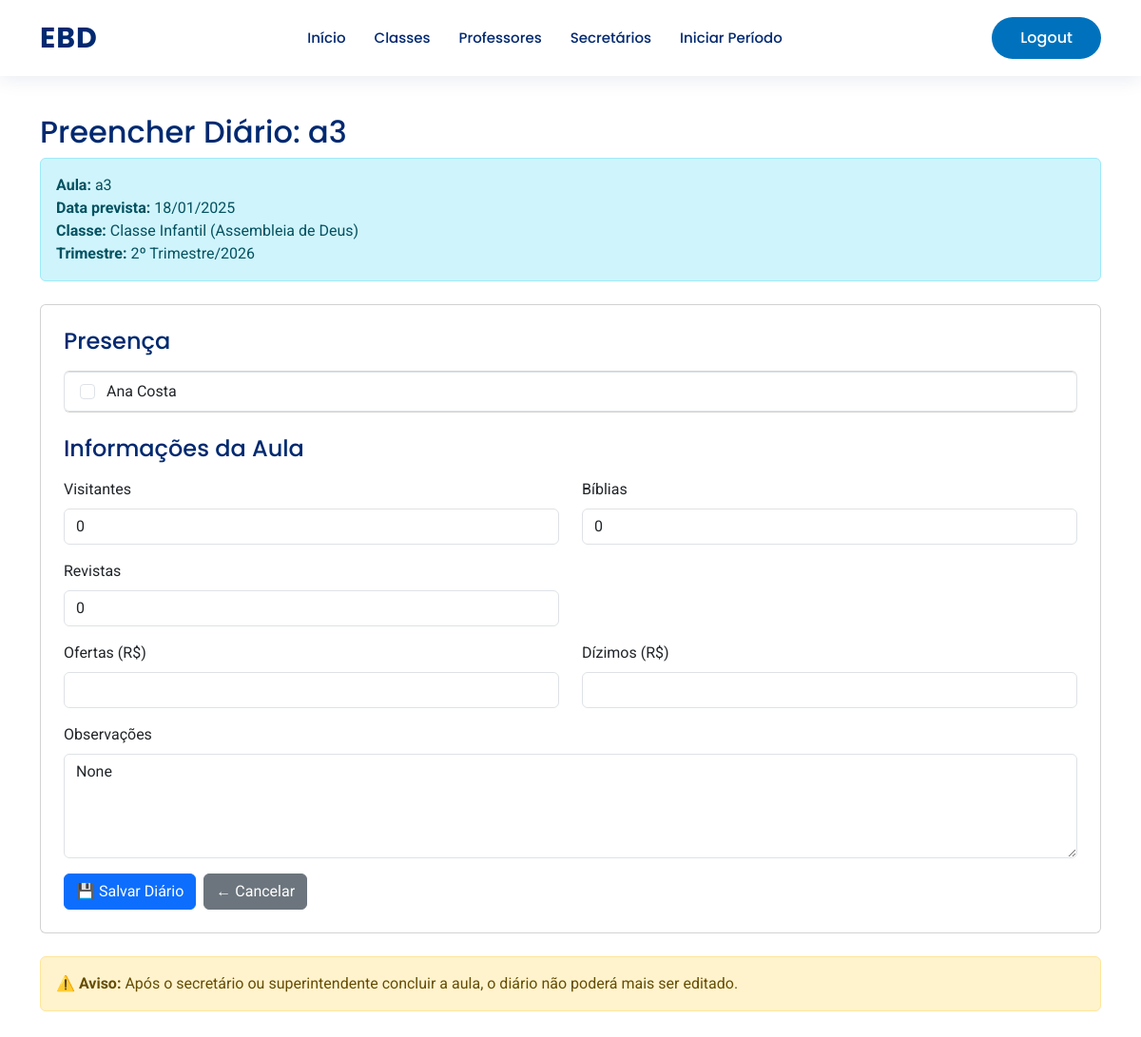
The page /diario/56/ (signed in) on the database its author committed.
### base/models.py (models this page shows, shortened)
class Aula(models.Model):
    trimestre = models.ForeignKey(Trimestre, on_delete=models.PROTECT, related_name="aulas")
    classe = models.ForeignKey(Classe, on_delete=models.PROTECT, related_name="aulas")
    titulo = models.CharField("Título da Aula", max_length=200)
    data_prevista = models.DateField(default=timezone.now)
    concluida = models.BooleanField(default=False)
    class Meta:
        verbose_name = "Aula"
        verbose_name_plural = "Aulas"
        ordering = ["data_prevista"]

class Classe(models.Model):
    igreja = models.ForeignKey(Igreja, on_delete=models.PROTECT, related_name="classes")
    nome = models.CharField("Nome da Classe", max_length=100)
    class Meta:
        verbose_name = "Classe"
        verbose_name_plural = "Classes"
        ordering = ["igreja", "nome"]

class Igreja(models.Model):
    nome = models.CharField("Nome da Igreja", max_length=100, unique=True)
    class Meta:
        verbose_name = "Igreja"
        verbose_name_plural = "Igrejas"
        ordering = ["nome"]

class Trimestre(models.Model):
    igreja = models.ForeignKey(Igreja, on_delete=models.PROTECT, related_name="trimestres")
    trimestre = models.CharField(max_length=50)  # 1 Trim
    ano = models.PositiveIntegerField()
    ativo = models.BooleanField(default=False)
    concluido = models.BooleanField(default=False)
    class Meta:
        verbose_name = "Trimestre"
        verbose_name_plural = "Trimestres"
        unique_together = ('igreja', 'trimestre', 'ano')
        ordering = ["-ano", "trimestre"]

class Aluno(models.Model):
    igreja = models.ForeignKey(Igreja, on_delete=models.PROTECT, related_name="alunos")
    nome = models.CharField(max_length=200)
    data_nascimento = models.DateField()
    class Meta:
        verbose_name = "Aluno"
        verbose_name_plural = "Alunos"
        ordering = ["nome"]

class Diario(models.Model):
    aula = models.OneToOneField(Aula, on_delete=models.CASCADE, related_name="diario")
    data_da_aula = models.DateField(default=timezone.now)
    alunos_presentes = models.PositiveIntegerField(default=0)
    alunos_ausentes = models.PositiveIntegerField(default=0)
    visitantes = models.PositiveIntegerField(default=0)
    biblias = models.PositiveIntegerField(default=0)
    revistas = models.PositiveIntegerField(default=0)
    ofertas = models.DecimalField(max_digits=10, decimal_places=2, default=0.00)
    dizimos = models.DecimalField(max_digits=10, decimal_places=2, default=0.00)
    observacoes = models.TextField(blank=True, null=True)
    class Meta:
        verbose_name = "Diário"
        verbose_name_plural = "Diários"

### base/views.py (the view, shortened to what this page needs)
# urls.py: path('diario/<int:aula_id>/', views.diario_registro, name='diario_registro'),
@user_passes_test(is_actor)
def diario_registro(request, aula_id):
    aula = get_object_or_404(Aula, id=aula_id)
    if aula.concluida:
        messages.error(request, 'Esta aula já foi concluída; não é possível editar o diário.')
        if request.user.role == 'professor':
            return redirect('aula_list_professor')
        else:
            return redirect('aula_list')
    if aula.trimestre.concluido:
        messages.error(request, 'O trimestre foi concluído; não é possível editar o diário.')
        if request.user.role == 'professor':
            return redirect('aula_list_professor')
        else:
            return redirect('relatorio_aula', id=aula.id)
    diario, created = Diario.objects.get_or_create(aula=aula)
    trimestre = aula.trimestre
    if not trimestre or not trimestre.ativo:
        messages.error(request, 'O trimestre da aula não está ativo; impossível editar o diário.')
        if request.user.role == 'professor':
            return redirect('aula_list_professor')
        else:
            return redirect('aula_list')
    matriculas = Matricula.objects.filter(classe=aula.classe, trimestre=trimestre, ativa=True)
    alunos = [m.aluno for m in matriculas]
    presencas = {p.aluno_id: p for p in Presenca.objects.filter(diario=diario)}
    return render(request, 'diario_registro_form.html', {'aula': aula, 'diario': diario, 'alunos': alunos, 'presencas': presencas})

### base/views.py (called while the page is built)
def is_actor(user): return user.is_authenticated and user.role in ['professor', 'secretario', 'superintendente']

### base/templates/diario_registro_form.html (shortened to what this page needs)
{% extends 'tela_inicial/layout_base.html' %}
{% block conteudo %}
<div class="container py-4">
  <h2>Preencher Diário: {{ aula.titulo }}</h2>
  <div class="alert alert-info mb-4">
    <strong>Aula:</strong> {{ aula.titulo }}<br>
    <strong>Data prevista:</strong> {{ aula.data_prevista|date:"d/m/Y" }}<br>
    <strong>Classe:</strong> {{ aula.classe.nome }} ({{ aula.classe.igreja.nome }})<br>
    <strong>Trimestre:</strong> {{ aula.trimestre.trimestre }}/{{ aula.trimestre.ano }}
  </div>
  <form method="post" class="card p-4">
    <h4 class="mb-3">Presença</h4>
    {% if alunos %}
      <div class="list-group mb-4">
        {% for aluno in alunos %}
          <label class="list-group-item">
            <input type="checkbox" name="presente" value="{{ aluno.id }}" class="form-check-input me-2">
            {{ aluno.nome }}
          </label>
        {% endfor %}
      </div>
    {% else %}
      <div class="alert alert-warning">Nenhum aluno matriculado nesta classe.</div>
    {% endif %}
    <h4 class="mb-3">Informações da Aula</h4>
    <div class="row mb-3">
      <div class="col-md-6">
        <label for="visitantes" class="form-label">Visitantes</label>
        <input type="number" id="visitantes" name="visitantes" class="form-control" value="{{ diario.visitantes }}" min="0">
      </div>
      <div class="col-md-6">
        <label for="biblias" class="form-label">Bíblias</label>
        <input type="number" id="biblias" name="biblias" class="form-control" value="{{ diario.biblias }}" min="0">
      </div>
    </div>
    <div class="row mb-3">
      <div class="col-md-6">
        <label for="revistas" class="form-label">Revistas</label>
        <input type="number" id="revistas" name="revistas" class="form-control" value="{{ diario.revistas }}" min="0">
      </div>
      <div class="col-md-6">
      </div>
    </div>
    <div class="row mb-3">
      <div class="col-md-6">
        <label for="ofertas" class="form-label">Ofertas (R$)</label>
        <input type="number" id="ofertas" name="ofertas" class="form-control" value="{{ diario.ofertas }}" min="0" step="0.01">
      </div>
      <div class="col-md-6">
        <label for="dizimos" class="form-label">Dízimos (R$)</label>
        <input type="number" id="dizimos" name="dizimos" class="form-control" value="{{ diario.dizimos }}" min="0" step="0.01">
      </div>
    </div>
    <div class="mb-3">
      <label for="observacoes" class="form-label">Observações</label>
      <textarea id="observacoes" name="observacoes" class="form-control" rows="4">{{ diario.observacoes }}</textarea>
    </div>
    <div class="d-flex gap-2">
      <button type="submit" class="btn btn-primary" {% if aula.concluida or aula.trimestre.concluido %}disabled{% endif %}>💾 Salvar Diário</button>
      {% if user.role == 'professor' %}
        <a href="{% url 'aula_list_professor' %}" class="btn btn-secondary">← Cancelar</a>
      {% else %}
        <a href="{% url 'aula_list' %}" class="btn btn-secondary">← Cancelar</a>
      {% endif %}
    </div>
  </form>
  <div class="alert alert-warning mt-4" role="alert">
    <strong>⚠️ Aviso:</strong> Após o secretário ou superintendente concluir a aula, o diário não poderá mais ser editado.
  </div>
</div>
{% endblock conteudo %}

### base/static/css/style.css (style rules this page uses)
:root { --color-primary: #012970; --color-secondary: #0077b6; --color-accent: #0d6efd; --color-light-bg: #f6f9ff; --color-card-blue: #0072bd; --font-titles: "Poppins", sans-serif; --font-body: "Roboto", sans-serif; }
body { font-family: var(--font-body); color: #444444; background-color: #fff; }
h1, h2, h3, h4, h5, h6 { font-family: var(--font-titles); color: var(--color-primary); }

### base/templates/diario_registro_form.html (style rules this page uses)
.list-group-item { cursor: pointer; }
.list-group-item input[type="checkbox"] { cursor: pointer; }

### rows shown on the page
Aula: titulo "a3", data_prevista "18/01/2025", classe.nome "Classe Infantil", classe.igreja.nome "Assembleia de Deus", trimestre.trimestre "2º Trimestre", trimestre.ano "2026"
Aluno: nome "Ana Costa"
Diario: visitantes "0", biblias "0", revistas "0", observacoes "None"
